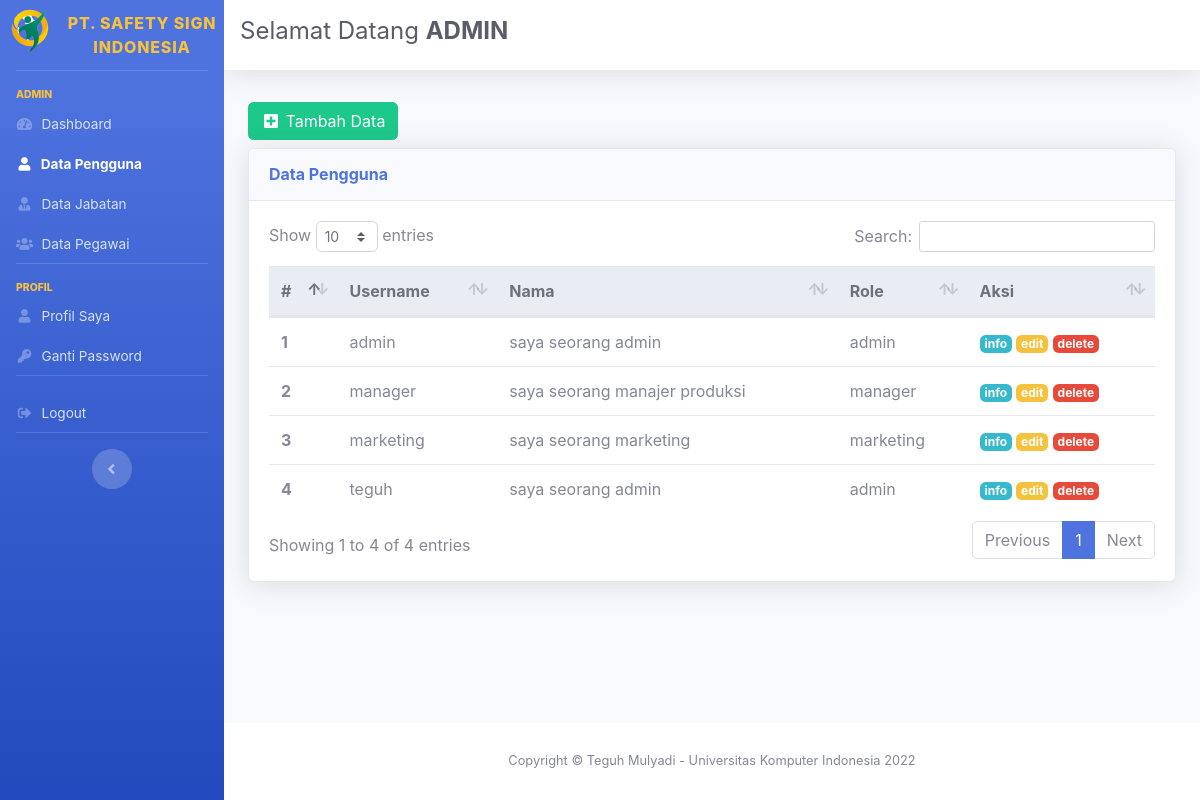
The page /admin/index.php?menu=pengguna&action=tampil (signed in) on the database its author committed.
### tables this page shows
CREATE TABLE `tbl_pengguna` (
  `id_pengguna` int(11) NOT NULL,
  `username` varchar(128) NOT NULL,
  `password` varchar(128) NOT NULL,
  `id_pegawai` int(11) NOT NULL,
  `id_hak_akses` int(11) NOT NULL
);

CREATE TABLE `tbl_pegawai` (
  `id_pegawai` int(11) NOT NULL,
  `nip` varchar(20) NOT NULL,
  `nama_pegawai` varchar(128) NOT NULL,
  `alamat` text NOT NULL,
  `no_telepon` varchar(13) NOT NULL,
  `email` varchar(128) NOT NULL,
  `tempat_lahir` varchar(50) NOT NULL,
  `tgl_lahir` date NOT NULL,
  `id_jabatan` int(11) NOT NULL
);

CREATE TABLE `tbl_jabatan` (
  `id_jabatan` int(11) NOT NULL,
  `nama_jabatan` varchar(50) NOT NULL
);

### admin/tampil_data_user.php (the view)
<?php
include 'config.php';
$sql = "SELECT tbl_pengguna.id_pengguna, tbl_pengguna.username,tbl_pegawai.nip, tbl_pegawai.nama_pegawai, tbl_pegawai.alamat, tbl_pegawai.no_telepon, tbl_pegawai.email, tbl_pegawai.tempat_lahir, tbl_pegawai.tgl_lahir, tbl_pegawai.id_jabatan, tbl_jabatan.nama_jabatan
FROM tbl_pengguna
JOIN tbl_pegawai ON tbl_pengguna.id_pegawai=tbl_pegawai.id_pegawai
JOIN tbl_jabatan ON tbl_pegawai.id_jabatan=tbl_jabatan.id_jabatan
ORDER BY tbl_pengguna.id_pengguna ASC";
$hasil = mysqli_query($con, $sql);
?>
<a href="?menu=pengguna&action=tambah" class="btn btn-success my-2">
    <i class="fas fa-fw fa-plus-square"></i>
    <span>Tambah Data</span>
</a>
<div class="card shadow mb-4">
    <div class="card-header py-3">
        <h6 class="m-0 font-weight-bold text-primary">Data Pengguna</h6>
    </div>
    <div class="card-body">
        <div class="table-responsive">
            <table class="table table-hover" id="dataTable" width="100%" cellspacing="0">
                <thead class="thead-light">
                    <tr>
                        <th>#</th>
                        <th>Username</th>
                        <th>Nama</th>
                        <th>Role</th>
                        <th>Aksi</th>
                    </tr>
                </thead>
                <tbody>
                    <?php
                    $i = 1;
                    while ($row = mysqli_fetch_assoc($hasil)) {
                    ?>
                        <tr>
                            <th scope="row"><?= $i++ ?></th>
                            <td><?= $row['username']; ?></td>
                            <td><?= $row['nama_pegawai']; ?></td>
                            <td><?= $row['nama_jabatan']; ?></td>
                            <td>
                                <a href="?menu=pengguna&action=detail&id=<?= $row['id_pengguna'] ?>" class="badge badge-info">info</a>
                                <a href="?menu=pengguna&action=edit&id=<?= $row['id_pengguna'] ?>" class="badge badge-warning">edit</a>
                                <a href="proses_delete_data_user.php?id=<?= $row['id_pengguna'] ?>" class="badge badge-danger" onclick="return confirm('Yakin delete?');">delete</a>
                            </td>
                        </tr>
                    <?php }
                    ?>
                </tbody>
            </table>
        </div>
    </div>
</div>

### rows shown on the page
tbl_pengguna: username "admin", id_pegawai.nama_pegawai "saya seorang admin", tbl_jabatan.nama_jabatan "admin"
tbl_pengguna: username "manager", id_pegawai.nama_pegawai "saya seorang manajer produksi", tbl_jabatan.nama_jabatan "manager"
tbl_pengguna: username "marketing", id_pegawai.nama_pegawai "saya seorang marketing", tbl_jabatan.nama_jabatan "marketing"
tbl_pengguna: username "teguh", id_pegawai.nama_pegawai "saya seorang admin", tbl_jabatan.nama_jabatan "admin"

### other values the page prints
$_SESSION['admin'] "ADMIN"
